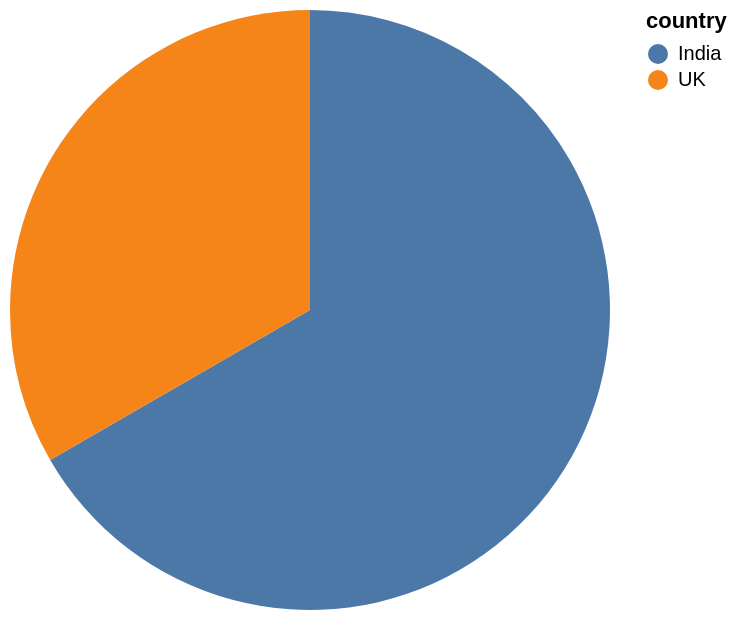

Write a Vega-Lite specification for this figure.
### Vega-Lite specification from a JSON file in a GitHub repository (floating-point values rounded to 4 significant figures)
{"data": {"values": [{"x_data": "India", "y_data": 2}, {"x_data": "UK", "y_data": 1}]}, "mark": "arc", "encoding": {"theta": {"field": "y_data", "type": "quantitative", "title": "COUNT(country)"}, "color": {"field": "x_data", "type": "nominal", "title": "country"}}}
